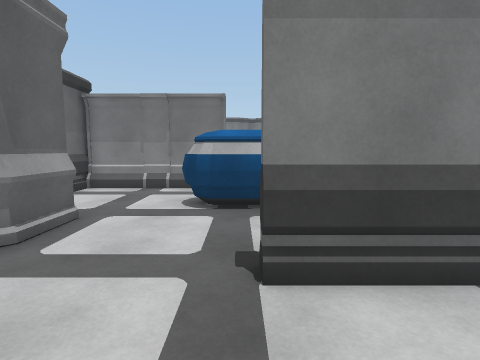
View 1 (above)

16 first-person views from a walk through a Unity game level. The camera is 1.4 m above the floor, tilts 6° down and sees 80° across. The floor is counted in squares, 1 m on a side. Each view is taken from the middle of a square. On the plan, view 1 faces up. The plan holds only what a view shows up to about 14 squares ahead; the rest is blank. Some animated figures are not drawn. Door leaves are left out, so doorways stand open. Surface patterns are stand-ins for the level's own textures.

View 2
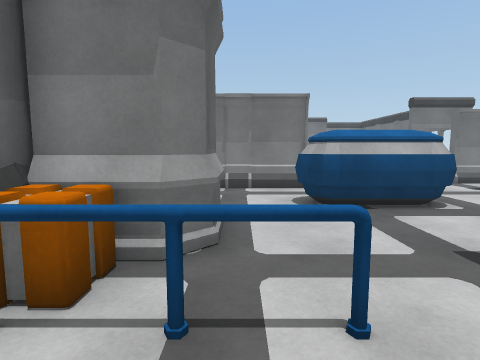

View 3
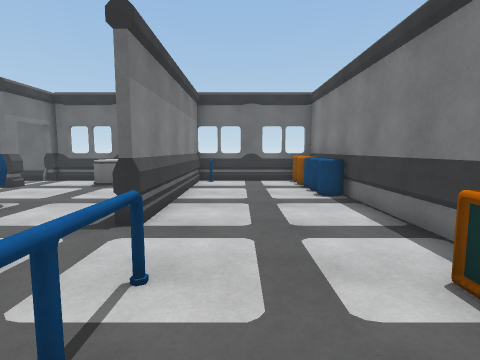

View 4
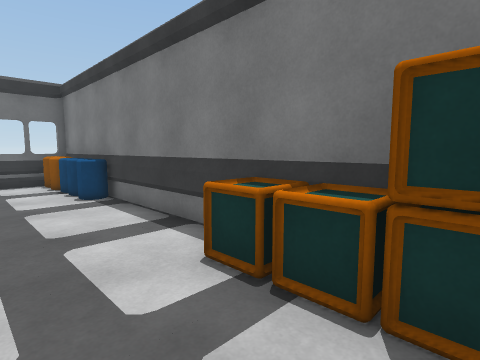

View 5
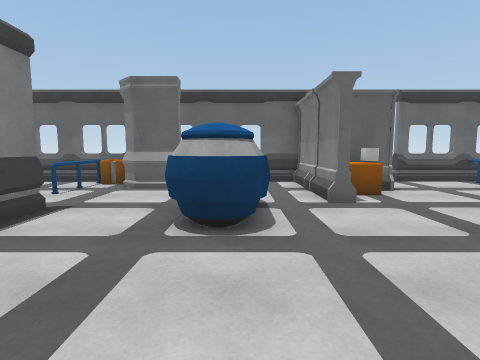

View 6
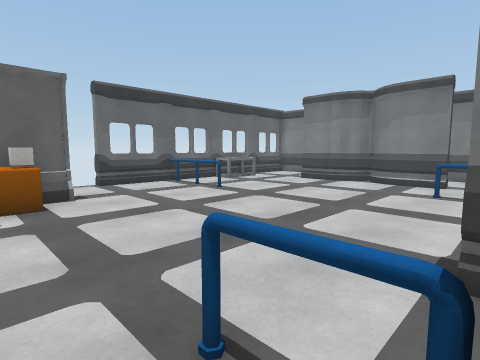

View 7
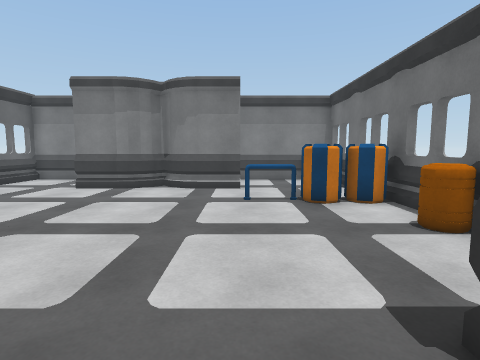

View 8
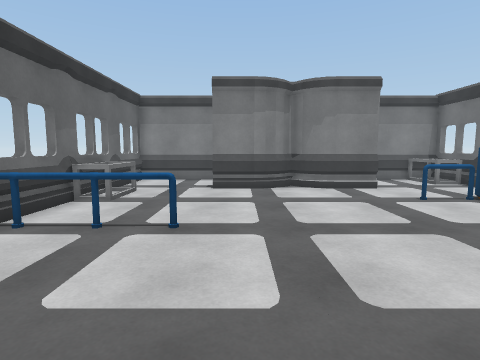

View 9
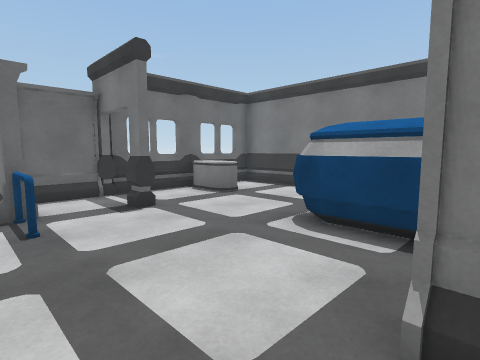

View 10
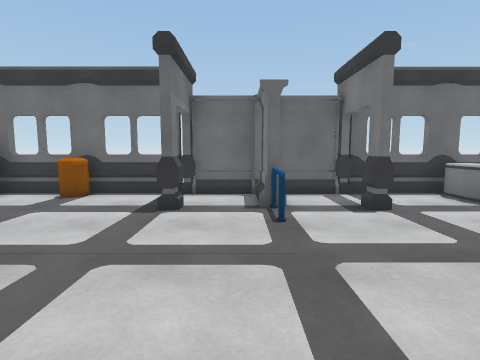

View 11
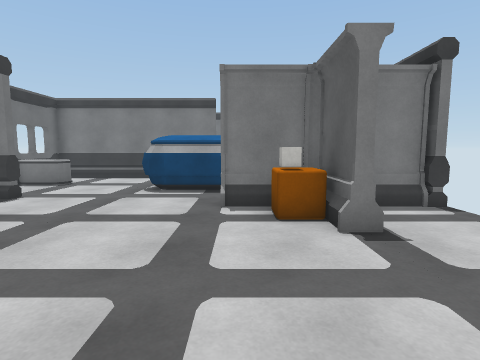

View 12
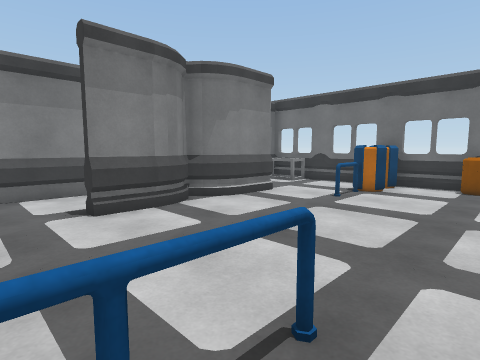

View 13
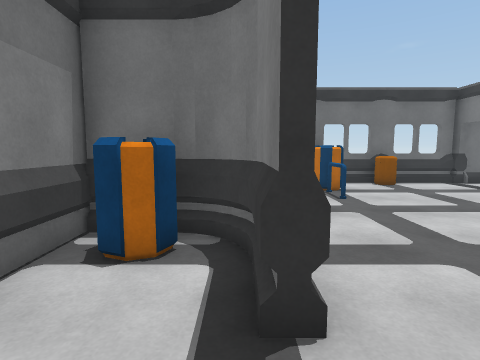

View 14
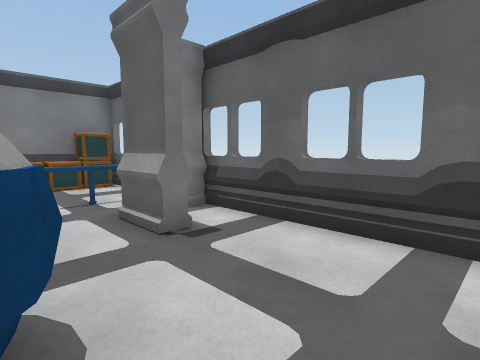

View 15
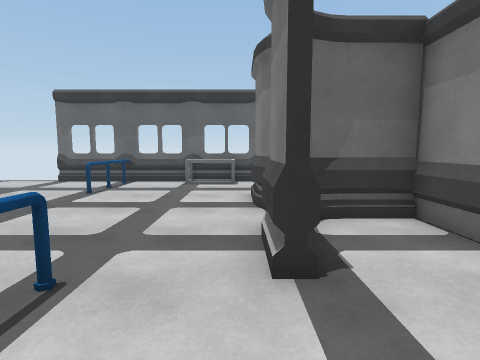

View 16
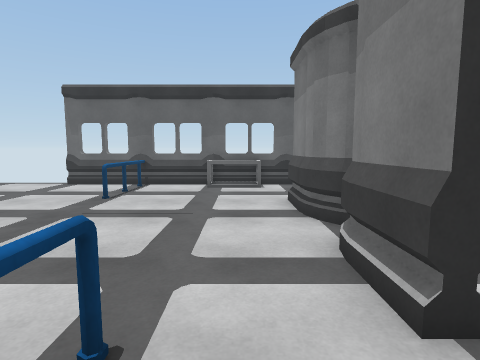

### Floor plan
Points are (right, up) in squares from view 1. A wall is a line through its corners. A room is listed if a view was taken in it or the views show most of it. See-through windows are left out.
Room 1 (views 1, 2, 3, 4, 5, 6, 7, 8, 9, 10, 11, 12, 13, 14, 15, 16)
walls: (-0.5, 11.1) (-0.5, 10.6) (-5.6, 10.6); (-3, 13.4) (-3, 10.8) (-0.5, 10.8); (-3.5, 13.3) (-2.7, 13.3); (6, 11.9) (6, 12.3) (8.1, 12.3) (8.1, 14.8); (6.2, 9.5) (5.6, 9.5) (5.6, 9.8) (6.2, 9.8); (6.2, 14.6) (5.6, 14.6) (5.6, 15); (7.1, 12.1) (6, 12.1); (-5.6, 10.8) (-4.2, 10.8); (-5.7, 11.1) (-5.7, 3.1); (-6.1, 11.1) (-4.2, 11.1); (8.3, 12.5) (8.3, 14.5); (8.1, 9.5) (8.1, 11.6); (8.3, 9.8) (8.3, 11.8); (8.3, 14.8) (8.3, 17.6); (-4, 5.8) (-3.5, 5.8) (-3.5, 4.1) (-3.9, 3.6) (-5.8, 3.6); (5, 3.2) (8.3, 3.2) (8.3, 9.5); (8.3, 18.4) (8.3, 21.5); (-6, 4.1) (-5, 4.1); (-5.7, 3) (-5.7, -1); (2.5, 23.5) (1.9, 23.6) (1.3, 24); (0.8, 23.9) (0.2, 23.4) (-0.5, 23.4); (0.1, 23.9) (0.6, 24.2); (0.4, 24) (0.7, 24.5); (4, 23.9) (4, 23.5) (2.2, 23.5) (1.5, 23.8) (1, 24.4) (0.6, 23.8) (-0.2, 23.5) (-2, 23.5) (-2, 23.7) (-0.3, 23.7) (0.5, 24.1) (0.9, 24.9) (0.9, 26.6); (0.7, 24.3) (0.8, 25.2); (8.3, 22.3) (8.3, 26.7) (3.5, 26.7); (1.1, 26.6) (1.1, 24.9) (1.3, 24.4); (-5.7, -1.1) (-5.7, -2.2); (-2.6, -2.3) (3.5, -2.3); (2.9, 26.7) (-5.7, 26.7) (-5.7, 15); (8.3, -1.5) (8.3, 3) (0.2, 3) (0.2, 3.2) (1.5, 3.2)
low walls: (-1.9, 11.1) (-0.5, 11.1); (-2.7, 13.3) (-2.7, 12.2); (7.1, 11.9) (6, 11.9); (-4.6, 22.9) (-4.6, 20.8) (-5.6, 20.8); (-5.5, 22.7) (-5.5, 20.8); (8, 24.5) (7, 24.5) (7, 26.6)
ways out: open door at (-6, 13); gap at (6, 12)
objects: crate (-5, -2) to (-4, -1); guardrail (-5, 2) to (-4, 2); crate (-5, 3); guardrail (-5, 18); crate (-4, -2) to (-3, -1); guardrail (-4, 18) to (-3, 18); crate (-3, -2) to (-2, -1); guardrail (-3, 2); guardrail (-2, 2); crate (-2, 12); guardrail (-2, 18); other object (-1, 7) to (2, 8); barrel (0, 25) to (0, 26); barrel (4, -2); guardrail (4, 21) to (5, 21); barrel (5, -2); guardrail (5, 12); barrel (6, -2); other object (6, 6) to (7, 7); barrel (6, 20) to (6, 21); barrel (7, -2) to (7, -1); barrel (7, 18) to (8, 18); barrel (7, 21); barrel (8, -2); other object (8, 2)

Where each view was taken, in squares from view 1:
view 1: 0 up, 0 right, facing up
view 2: 0 up, 3 left, facing up
view 3: 1 up, 5 left, facing right
view 4: 1 up, 5 left, facing down-right
view 5: 8 up, 7 right, facing left
view 6: 11 up, 6 right, facing up-left
view 7: 13 up, 4 right, facing up
view 8: 13 up, 1 left, facing up
view 9: 13 up, 1 left, facing down-right
view 10: 13 up, 1 left, facing right
view 11: 18 up, 1 left, facing down
view 12: 17 up, 4 left, facing up-right
view 13: 24 up, 4 left, facing right
view 14: 10 up, 1 left, facing down-left
view 15: 23 up, 7 right, facing left
view 16: 22 up, 6 right, facing left
